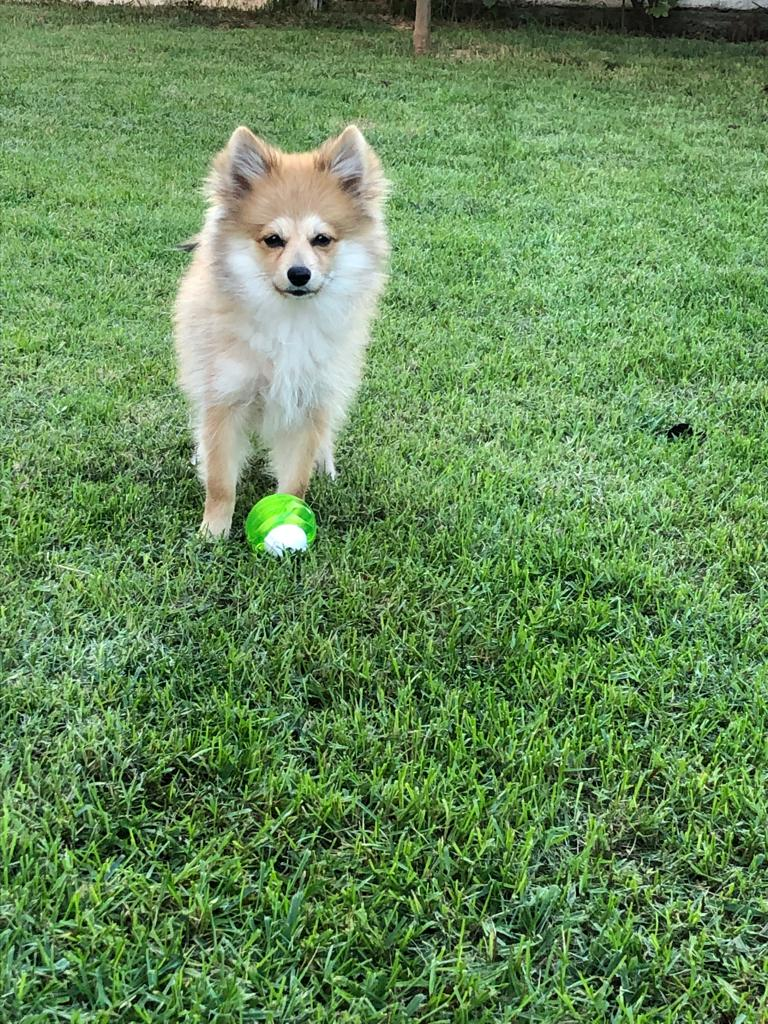
#> input picture p2/images_notebook/rocki.jpeg, 768 x 1024 px
$ jupyter execute p2_2022-23.ipynb   (shell and % lines are left out)   (older library calls are emulated)
#> lines starting #> are read from the running program, lines starting #| are printed output that depends on the picture; long printed decimals are rounded
# Computer Vision - P2

    ## Delivery

Up to **1 point out of 10** will be penalized if the following requirements are not fulfilled:

- Implemented code should be commented.

- The questions introduced in the exercises must be answered.

- Comments need to be in **english**.

- The deliverable must be a file named **P2_Student1_Student2.zip** that includes:
    - The notebook P2_Student1_Student2.ipynb completed with the solutions to the exercises and their corresponding comments.
    - All the images used in this notebook.

**Deadline (Campus Virtual): October 24th, 23:00 h**

[cell 1]
import numpy as np # useful for manipulating matrices
from skimage import io # useful for image loading and saving
from matplotlib import pyplot as plt # useful for plotting images on iPython or Jupyter Notebooks
from skimage import exposure, io, transform, img_as_float
from skimage.transform import rescale
from skimage.color import rgb2gray
from scipy import ndimage

==============================================================================================
## Practicum 2: Filtering and edge detection

==============================================================================================

The main topics are:
1. Image smoothing and convolution (exercises 2.1, 2.2, 2.3 and 2.4)
2. Edge detection (exercises 2.5, 2.6 and 2.7)

In order to complete this practicum, the following concepts need to be understood: linear filters, histograms, convolutions, and edges.

The following chapters of the book "Computer Vision: Algorithms and Applications" by Richard Szeliski provide additional information:
* Chapter 3. Image processing: Point operators & linear filtering.
* Chapter 4. Feature detection and matching: Edges.

### 2.1 RGB histogram visualization

a) Read the image `./images_notebook/rocki.jpeg` and visualize the RGB image as well as each of its channels separately (R, G, and B). Print the image shape and data type.

**Note:** Before applying the histogram, you should pass the image into float.

[cell 2]
rocki_image = io.imread('images_notebook/rocki.jpeg')
#> rocki_image is the input picture: shape (1024, 768, 3); mean R, G, B 103.1, 139.9, 88.4

float_rocki_image = img_as_float(rocki_image)

rocki_red = float_rocki_image[:,:,0]
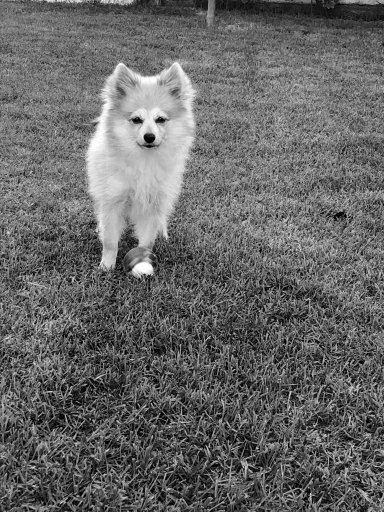
#> rocki_red: shape (1024, 768) float64 (shown at 1/2 size); min 0, max 1, mean 0.404
rocki_green = float_rocki_image[:,:,1]
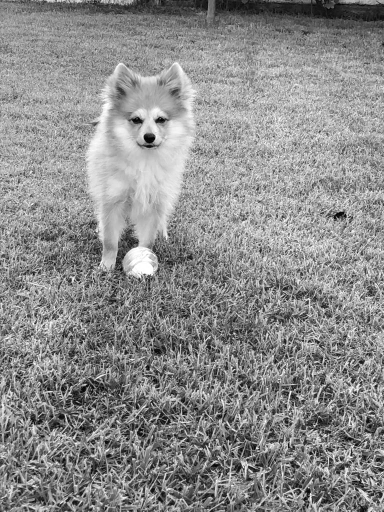
#> rocki_green: shape (1024, 768) float64 (shown at 1/2 size); min 0, max 1, mean 0.549
rocki_blue = float_rocki_image[:,:,2]
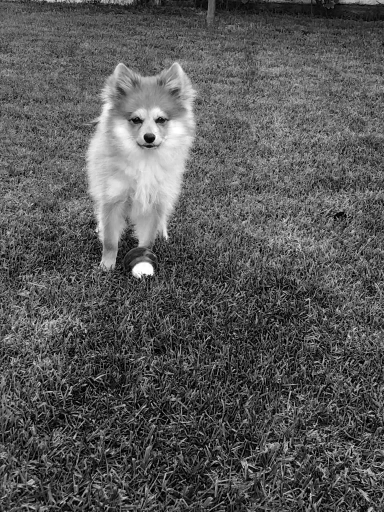
#> rocki_blue: shape (1024, 768) float64 (shown at 1/2 size); min 0, max 1, mean 0.347


plt.figure(figsize=(15, 15))


#ORIGINAL IMAGE
plt.subplot(1,4,1)
plt.imshow(float_rocki_image)
plt.axis('off')
plt.title("Original Image")

#RED CHANNEL
plt.subplot(1,4,2)
plt.axis('off')
plt.imshow(rocki_red, cmap='Reds')
plt.title("Red Channel")

#GREEN CHANNEL
plt.subplot(1,4,3)
plt.axis('off')
plt.imshow(rocki_green, cmap='Greens')
plt.title("Green Channel")

#BLUE CHANNEL
plt.subplot(1,4,4)
plt.axis('off')
plt.imshow(rocki_blue, cmap='Blues')
plt.title("Blue Channel")


print("Image Size:", rocki_image.shape)
#| Image Size: (1024, 768, 3)
print("Data Type:", rocki_image.dtype)
#| Data Type: uint8

b) Make a function `im_hist(im,  nbins=8)` to visualize the histogram of the RGB, and grayscale images. What is the histogram representing for an image?

The plotted histogram must accomplish these requirements (see image bellow as an example of histogram extraction):

- Obtain the histogram with 16, 32, 64 and 256 bins. What are the bins representing?

- Visualize the histogram of each channel and the gray level image separately and compare them. Comment their differences.

**Note:** What type should be the image in order to compute the histogram? Check using different bins for the histogram.

**Hint** : the `exposure` module within the `skimage` library makes the histogram extraction easy!

**Help:** [matplotlib image tutorial](https://matplotlib.org/users/image_tutorial.html)

[cell 3]
def im_hist(im, nbins=8):
    #Gray Image
#> called with nbins = 8
    gray_image = rgb2gray(im)
    histogram_gray = exposure.histogram(gray_image, nbins=nbins)
#> histogram_gray = ([26247, 70305, 108713, 155839, 195945, 153903, 63427, 12053], [0.0625, 0.188, 0.312, 0.438, 0.562, 0.688, 0.812, 0.938])

    #Red Image
    red_image = im[:,:,0]
    red_float_image = img_as_float(red_image)
    histogram_red = exposure.histogram(red_float_image, nbins=nbins)
#> histogram_red = ([67404, 111468, 159729, 205686, 143415, 61265, 31007, 6458], [0.0625, 0.188, 0.312, 0.438, 0.562, 0.688, 0.812, 0.938])

    #Green image
    green_image = im[:,:,1]
    green_float_image = img_as_float(green_image)
    histogram_green = exposure.histogram(green_float_image, nbins=nbins)
#> histogram_green = ([16814, 54655, 91034, 131718, 181922, 188522, 98451, 23316], [0.0625, 0.188, 0.312, 0.438, 0.562, 0.688, 0.812, 0.938])

    #Blue image
    blue_image = im[:,:,2]
    blue_float_image = img_as_float(blue_image)
    histogram_blue = exposure.histogram(blue_float_image, nbins=nbins)
#> histogram_blue = ([108058, 145954, 193798, 183117, 91890, 34879, 22481, 6255], [0.0625, 0.188, 0.312, 0.438, 0.562, 0.688, 0.812, 0.938])

    #SUBPLOTS
    plt.subplots(ncols = 1, figsize = (20, 5))
    plt.title('Histogram with ' + str(nbins) + ' nbins')


    width = 0.2

    #GRAY HISTOGRAM
    nbins_gray = np.arange(0, nbins)
    plt.bar(nbins_gray, histogram_gray[0], width=0.2, color='y')

    #RED HISTOGRAM
    nbins_red = nbins_gray  + width
    plt.bar(nbins_red, histogram_red[0], width=0.2, color='r')

    #GREEN HISTOGRAM
    nbins_green = nbins_gray  + width * 2
    plt.bar(nbins_green, histogram_green[0], width=0.2, color='g')

    #BLUE HISTOGRAM
    nbins_blue = nbins_gray  + width * 3
    plt.bar(nbins_blue, histogram_blue[0], width=0.2, color='b')

    plt.legend(['Gray','Red Channel', 'Green Channel', 'Blue Channel'])
    plt.tight_layout
    plt.show()
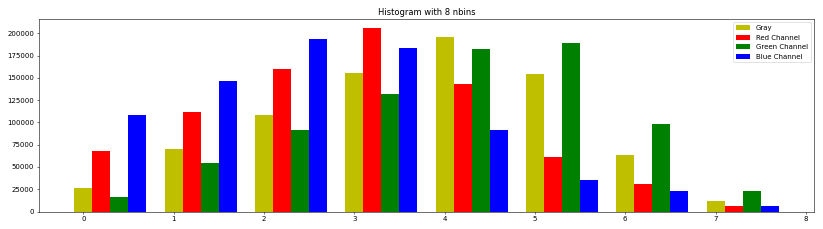
#> figure drawn by matplotlib, 1 panel; tallest bar 195945 high, from x = 3.9 to 4.1; tallest bar 205686 high, from x = 3.1 to 3.3; tallest bar 188522 high, from x = 5.3 to 5.5

[cell 4]
im_hist(rocki_image, 8)
im_hist(rocki_image, 16)
im_hist(rocki_image, 32)
im_hist(rocki_image, 64)
im_hist(rocki_image, 256)
#> in im_hist (call 5), `plt.show()`:
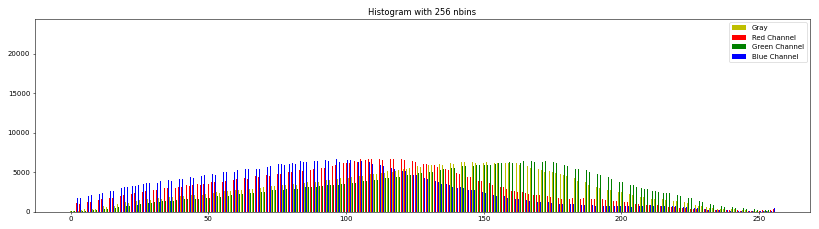
#> figure drawn by matplotlib, 1 panel; tallest bar 6422 high, from x = 143.9 to 144.1; tallest bar 10077 high, from x = 0.1 to 0.3; tallest bar 6440 high, from x = 170.3 to 170.5

### 2.2 Grayscale and RGB images filtering (convolutions)

a) Read the image `./images_exam/rocki.jpeg`. Reshape the image to $256x256$ pixels and convert to gray scale (i.e. `rocki_gray`). We are going to apply:

1. Convolve `rocki_gray` with a horizontal mask `mask_h1d=[[1,1,1,1,1,1,1,1,1,1,1,1,1,1,1]]` using the function `ndimage.convolve()` of the package `scipy`.
2. Convolve `rocki_gray` with a transposed version of the mask in (2).
3. Convolve `rocki_gray` with a uniform `two-dimensional` mask of dimensions 15x15 with all values set to 1.

Check the maximum and minimum values, as well as the data type of each imagea.

- Is the type of the mask important for the convolution? What effect does each of the masks produce on the original image? Compare the results.

**Note:** The command `convolve` performs a multidimensional convolution! A vector should be represented as: [[1,...1]].

**Note:** Remember that before applying the `convolve` function the mask must be normalized (i.e. all values in the mask must sum 1).

[cell 5]
rocki_image = io.imread('images_notebook/rocki.jpeg')

gray_rocki = rgb2gray(rocki_image)


#---------------------------1----------------------------------------------
#MASK
mask_h1d = [[1,1,1,1,1,1,1,1,1,1,1,1,1,1,1]]
mask_h1d = np.array(mask_h1d)

# Normalize mask
mask_h1d = mask_h1d / np.sum(mask_h1d)
# Convolve the image with mask normalized
rocki_horizontal = ndimage.convolve(gray_rocki, mask_h1d, mode='constant', cval=0.0)


#---------------------------2----------------------------------------------
# Vertical mask
mask_h1d_vertical = mask_h1d.transpose()

# Convolve the image with mask vertical normalized
rocki_transposed = ndimage.convolve(gray_rocki, mask_h1d_vertical, mode='constant', cval=0.0)

#---------------------------3----------------------------------------------
# Two dimensional mask (15x15) and values = 1
mask_two_dimensional = np.ones((15,15),dtype=np.uint8)

# Normalize mask 2D
mask_two_dimensional = mask_two_dimensional / np.sum(mask_two_dimensional)
rocki_two_dimensional = ndimage.convolve(gray_rocki, mask_two_dimensional, mode='constant', cval=0.0)
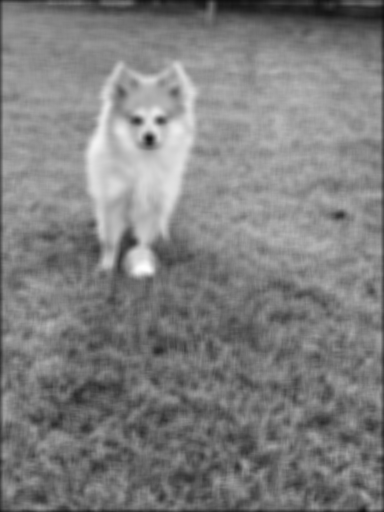
#> rocki_two_dimensional: shape (1024, 768) float64 (shown at 1/2 size); min 0.0539, max 0.996, mean 0.5


print(f"Original image minimum and maximum values: {rocki_image.min()}, {rocki_image.max()}")
#| Original image minimum and maximum values: 0, 255
print(f"Grayscale image minimum and maximum values: {gray_rocki.min()}, {gray_rocki.max()}")
#| Grayscale image minimum and maximum values: 0.0, 1.0
print(f"Image with horizontal mask minimum and maximum values: {rocki_horizontal.min()}, {rocki_horizontal.max()}")
#| Image with horizontal mask minimum and maximum values: 0.01432, 0.9989
print(f"Image with transposed mask minimum and maximum values: {rocki_transposed.min()}, {rocki_transposed.max()}")
#| Image with transposed mask minimum and maximum values: 0.02403, 0.9982
print(f"Image with two-dimensional mask minimum and maximum values: {rocki_two_dimensional.min()}, {rocki_two_dimensional.max()}")
#| Image with two-dimensional mask minimum and maximum values: 0.05389, 0.9964

    b) Visualize the four images, `rocki_gray` and the output of each step (1 to 3) in a single figure, with the corresponding titles.

Note: Remember that `matplotlib.pyplot` automatically rescales the values of the image before displaying them. Visualize with and without pixel values range rescaling.

[cell 6]
#GRAY IMAGE
plt.figure(figsize=(15,15))
plt.subplot(1,4,1)
plt.title('Grayscale')
plt.imshow(gray_rocki, cmap="gray")

#HORIZONTAL IMAGE
plt.subplot(1,4,2)
plt.title('Horizontal mask')
plt.imshow(rocki_horizontal, cmap="gray")

#TRANSPOSED IMAGE
plt.subplot(1,4,3)
plt.title('Transposed mask')
plt.imshow(rocki_transposed, cmap="gray")

#CONVOLVED 2D IMAGE
plt.subplot(1,4,4)
plt.title('Two-dimensional mask')
plt.imshow(rocki_two_dimensional, cmap="gray")

c) Can we convolve a color (RGB) image?

Implement a function `conv_coor(image, mask)` that applies a 3-channel filter.  Reshape the original `rocki.png` image to $256x256$ pixels and try your funcion, using a 15x15 uniform mask.

[cell 7]
#your solution

### 2.3 Effect of image scale on convolutions

a) Resize an image and observe the variations in the histograms.

1. Reduce `rocki_gray` 10 times, and check the histogram (i.e. nbins = 32)
2. Augment `rocki_gray` 10 times, and check its histogram (i.e. nbins = 32)

Is there any difference? Please, comment what happens and why.

[cell 8]
#your solution

b) Apply a convolution (15x15 uniform mask) on the resized images, calculate the histograms and compare the results.

1. Convolve the original `rocki_gray`image and calculate its histogram.
2. Convolve the reduced `rocki_gray` image 10 times and calculate its histogram.
3. Convolve the augmented `rocki_gray` image 10 times and calculate its histogram.

Comment what happens and why.

[cell 9]
#your solution

### 2.4 Image processing with weighting and non-linear filters

a) Generate the following kernels and apply them to the `rocki_gray` image:

1. Gaussian kernel with sigma = 1
2. Gaussian kernel with a different sigma value. Which is the most adequate value for keeping the main objects and structures of the image?
3. Median filter.

Comment the effect of using different kinds of filters on the original image.

**Hint:** Search for the [skimage.filters function](https://scikit-image.org/docs/stable/api/skimage.filters.html) for creating the different filters.

[cell 10]
#your solution

b) **(Optional)** Apply the smoothing on some other images and present their results.

[cell 11]
#your solution

### 2.5 Determine the optimal contour

a) Load the 'logo.png' image and visualize its contours.

Apply the different contour extraction tecniques introduced during the theory session and change any parameter if necessary for detecting the edges of the image:

1. Prewitt
2. Sobel
3. Canny

Use subplot and title to visualize the results.

#### **Questions**

- Which is the best countour detection technique?

- Which are the optimal parameters for this image?

- Is it necessary to normalize the mask as we do in the filtering applied for the smoothing?

**Hint**: use `skimage.feature.canny` for applying the canny filter and `skimage.filters` for the rest.

**(Optional)** Superimpose the contours over the image.

[cell 12]
import warnings
warnings.filterwarnings("ignore")

"""Your Solution"""

b)	Repeat the experiment with other images, you can use the ones included in the folder **images**. Comment if some parameter needs to be changed for the different images.

#### **Questions**

- Are the contours improved if the image is previously smoothed?
- Which are the limitations of the different images contour extraction?

[cell 13]
#your solution

c) How many different ways can the Sobel detector be applied? Apply it (in all possible ways), and visualize and compare the obtained results.

[cell 14]
#your solution

### 2.6 Applying smoothing in order to obtain hybrid images

a) Given `./images_notebook/Capitain_America.jpg` and `./images_notebook/Ironman.jpg` images:

1. Plot both images.
2. Apply a low-pass filter to both of them and plot them.
3. Apply a high-pass filter to both of them and plot them.

The result should be something like:

By applying smoothing over an image I, we apply a `low-pass` filter. The resulting image can be called L(I). If we substract the filtered one from the original image, we obtain its high frequencies, that we can call H(I), i.e. we apply a `high-pass` filter.

***H(I) = I - L(I)***

Hint: In order to highlight the effect, in the L(I) image you should define a lower sigma, while for the H(I) you should use a higher one.

[cell 15]
#your solution

[cell 16]
#your solution

b) Create hybrid images and visualize them. A hybrid image is obtained by combining the low and high frequencies of the image, i.e. combining the results obtained by the `low-pass` and `high-pass` filters.

Hybrid (I1, I2) = L(I1) + H(I2)

1. Analyze which is the best way of showing it if our aim is to see the Ironman face.
2. Additionally, rescale the image to a different size and comment the results.

Present the different visualizations of the experiment performed.

[cell 17]
#your solution

### 2.7 Anonimization of videos

One of the important problems in Computer Vision as a science that manages data (images and videos) is the anonimization of persons appearing in them. Given the collection of images in the folder collectionbigbang, smooth the images in order to make unrecognizible the faces of the persons. Display sequentially the original and the anonimized images.

Help:

- In order to read all images from a sequence, check the type [ImageCollection](http://scikit-image.org/docs/0.7.0/api/skimage.io.collection.html).

- In order to animate a sequence of images, you can use the animation library of matplotlib (in particular, [FuncAnimation](https://matplotlib.org/api/animation_api.html).

Note that the animation library does not work with matplotlib inline. You should use the nbagg plugin to visualize the sequence of images. To this purpose, write before animation the following line:
% matplotlib nbagg

Note: you only need to run and understand the following code and substitute the video frames with their smoothed version, you do not need to implement anything else.

[cell 18]
""""Showing one video per annimation"""

from skimage import io
import numpy as np
from skimage import transform
from matplotlib import pyplot as plt
import matplotlib.animation as animation

ic = io.ImageCollection('./images_notebook/bigbangcollection/*.png')
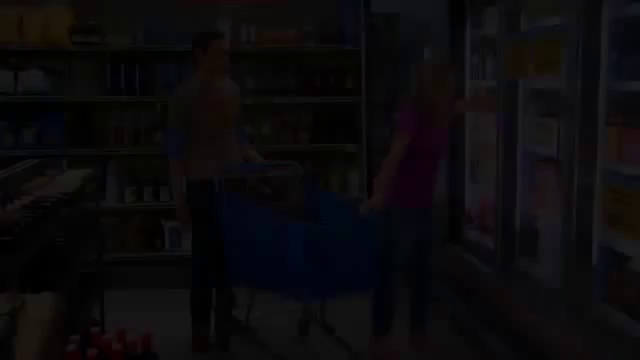
#> input picture p2/images_notebook/bigbangcollection/frame00002.png, 640 x 360 px
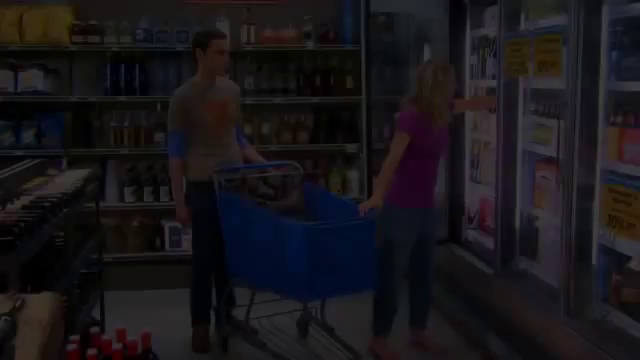
#> input picture p2/images_notebook/bigbangcollection/frame00004.png, 640 x 360 px
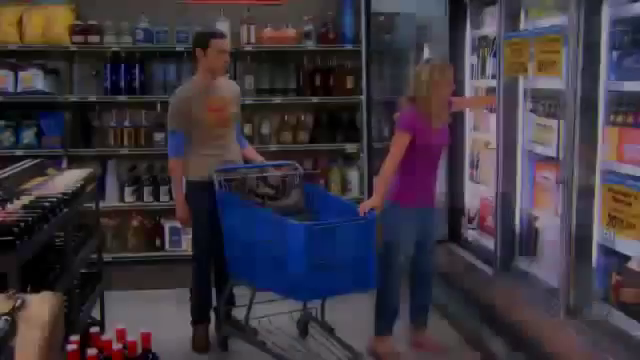
#> input picture p2/images_notebook/bigbangcollection/frame00006.png, 640 x 360 px
#> ic = 3 items

# Rescale to half of their size
scale=0.5
frames = len(ic)
#> frames = 3
height=np.int((ic[0].shape[0])*scale)
width=np.int((ic[0].shape[1])*scale)

print('Info about the animation:')
print('Num Frames:' + str(frames))
#| Num Frames:3
print('Images height:' + str(height))
#| Images height:180
print('Images width:' + str(width))
#| Images width:320

# create variable with dimensions of images by the number of frames
ic_small=np.ndarray(shape=(height,width,3,frames))

# combine them in ic_small variable
for i in range(frames):
        ic_small[:,:,:,i]=transform.rescale(ic[i],scale, multichannel=True)

print('The variable ic_small contains all rescaled images. Its shape is: ' + str(ic_small.shape))
#| The variable ic_small contains all rescaled images. Its shape is: (180, 320, 3, 3)


def updatefig1(i):
    im.set_array(ic_small[:,:,:,i]) #showing the small image
    plt.draw()
    return im,

fig = plt.figure()
im = plt.imshow(ic_small[:,:,:,0])
ani = animation.FuncAnimation(fig, updatefig1, interval=2, blit=True, frames=len(ic), repeat= False)
plt.show()
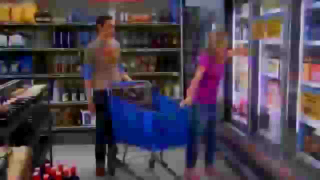
#> shown: shape (180, 320, 3) float64; mean R, G, B 0.0449, 0.0391, 0.0464; drawn with min black and max white
